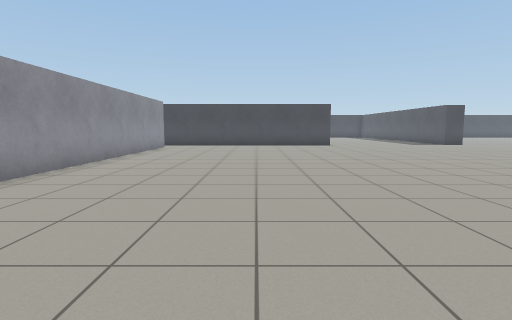
view 1 (above)

24 first-person views from a walk through a robot-simulator world made for Gazebo. The camera is 0.94 m above the floor, tilts 6° down and sees 80° across. The floor is counted in squares, 1 m on a side. Each view is taken from the middle of a square. On the plan, view 1 faces up. The plan holds only what a view shows up to about 11 squares ahead; the rest is blank. The place goes on beyond the plan.

view 2
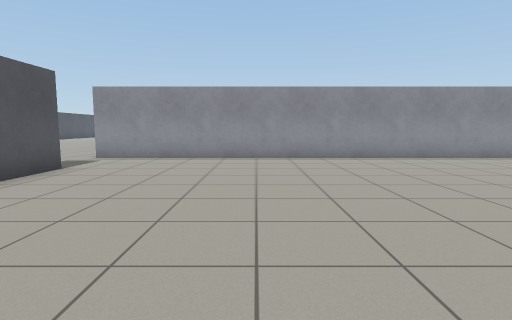

view 3
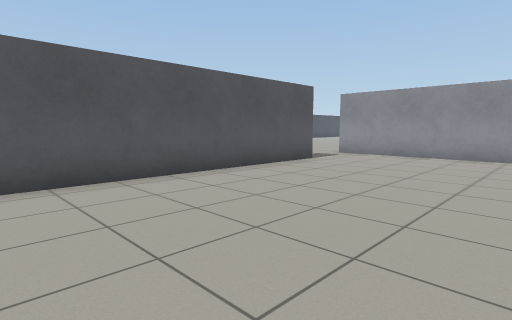

view 4
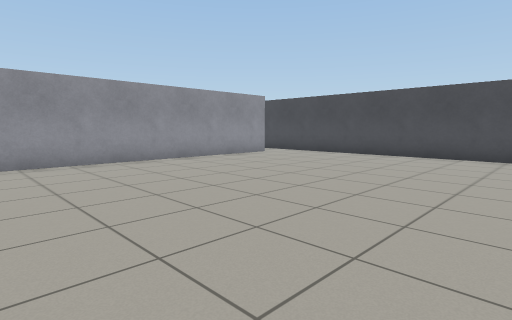

view 5
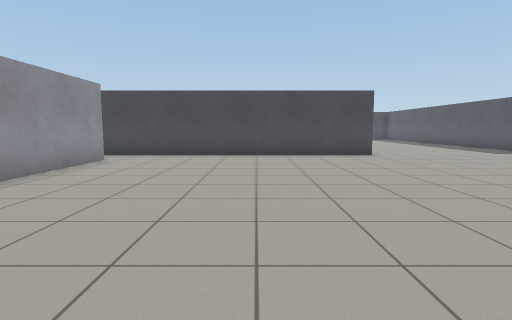

view 6
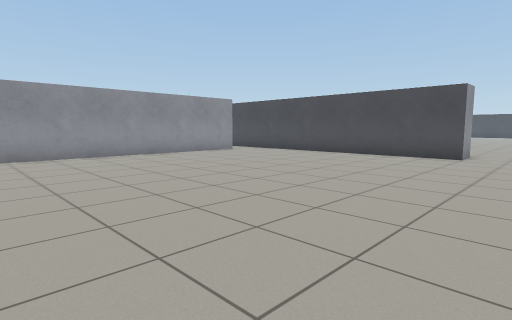

view 7
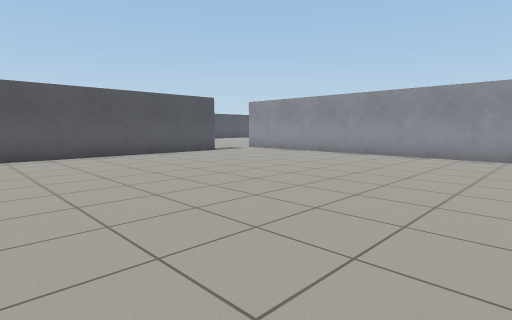

view 8
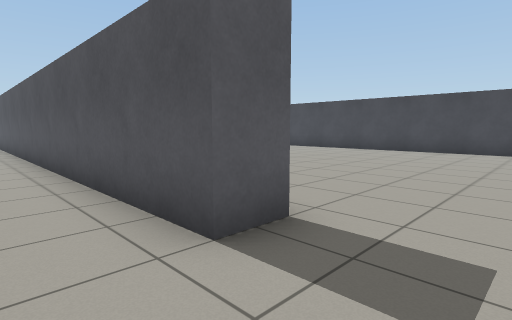

view 9
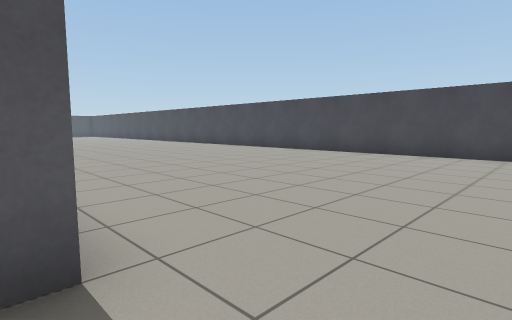

view 10
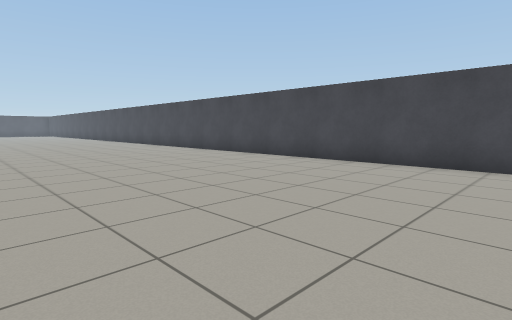

view 11
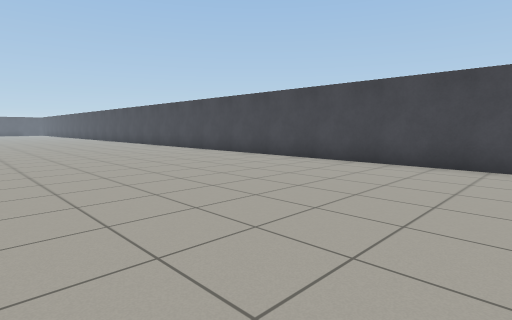

view 12
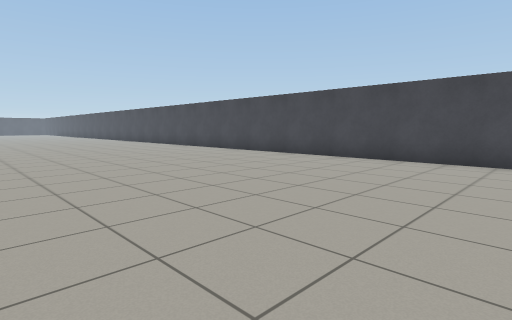

view 13
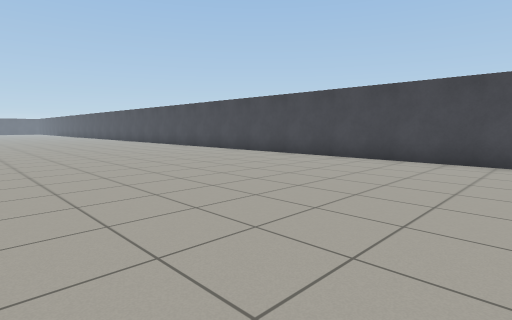

view 14
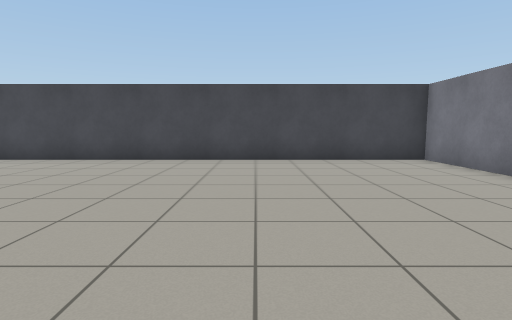

view 15
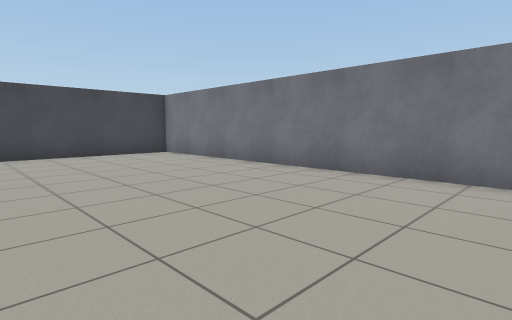

view 16
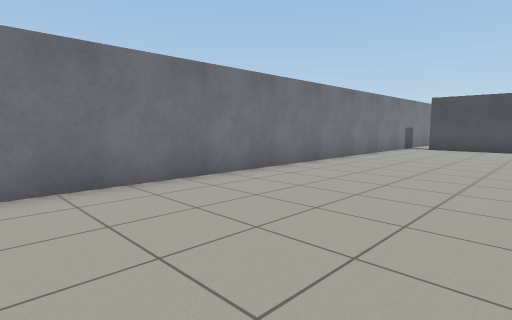

view 17
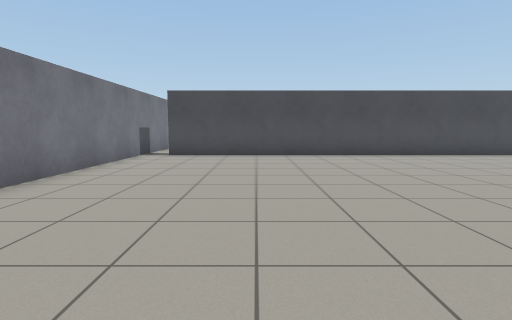

view 18
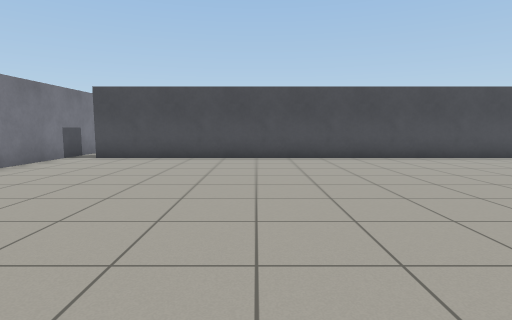

view 19
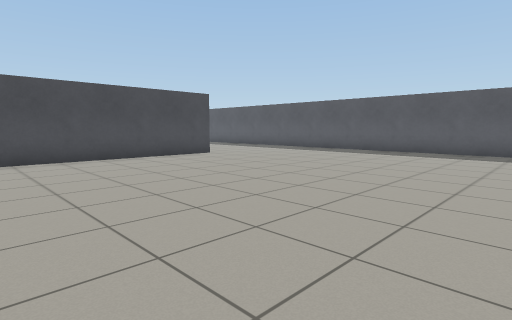

view 20
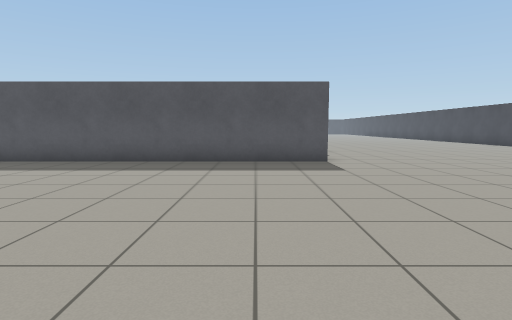

view 21
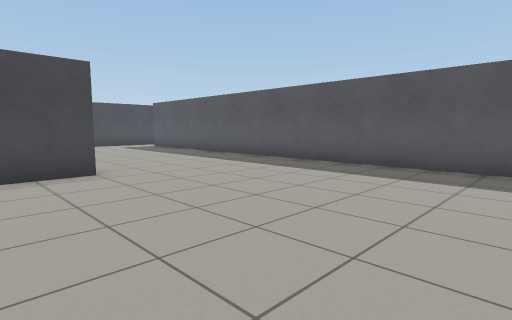

view 22
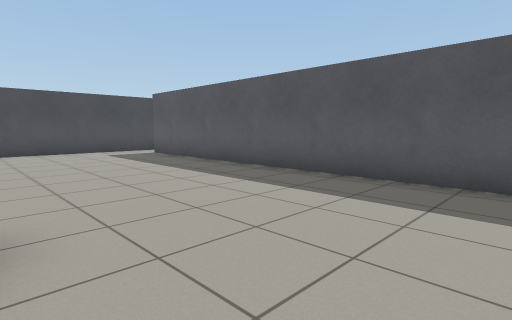

view 23
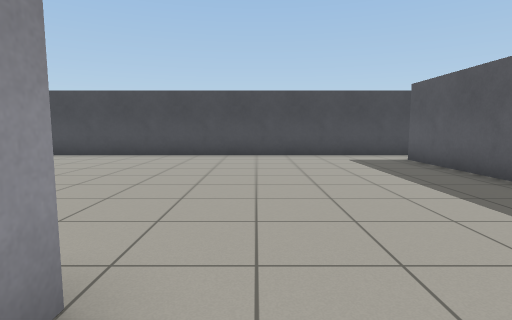

view 24
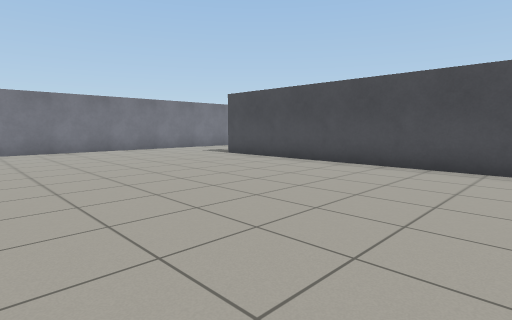

### Floor plan
Points are (right, up) in squares from view 1. A wall is a line through its corners. A room is listed if a view was taken in it or the views show most of it. See-through windows are left out.
Room 1 (views 1, 2, 3, 4, 5, 6, 7, 8)
walls: (-4.5, 15) (-4.5, -3.5); (-2, -4.5) (6.5, -4.5); (4, 16.5) (-4.5, 16.5)
ways out: opening at (-5, 15.5) to room 2; opening at (-3, -4.3) to room 2; opening at (5.5, 17)
Room 2 (views 9, 10, 11, 12, 13, 14, 15, 16, 17, 18, 19, 20, 21, 22, 23, 24)
walls: (-10.9, 6.5) (-25, 6.5); (-11, 7.5) (-11, 7); (-5.5, -5.1) (-5.5, 15); (-4.5, -3.5) (-4.5, -5); (-2, -5.6) (-2, -4.5); (-26, 8.1) (-26, -16) (0.8, -16); (-26, 11.9) (-26, 10.1); (-4.5, 16.5) (-21.2, 16.5)
ways out: opening at (-5, 15.5) to room 1; opening at (-3, -4.3) to room 1; gap at (-25, 7)

Where each view was taken, in squares from view 1:
view 1: 0 up, 0 right, facing up
view 2: 0 up, 5 right, facing left
view 3: 1 up, 6 right, facing down-left
view 4: 6 up, 4 right, facing up-left
view 5: 6 up, 0 right, facing up
view 6: 6 up, 6 right, facing up-left
view 7: 6 up, 6 right, facing down-left
view 8: 3 down, 4 left, facing down-right
view 9: 5 down, 4 left, facing down-right
view 10: 8 down, 9 left, facing down-right
view 11: 8 down, 13 left, facing down-right
view 12: 7 down, 17 left, facing down-right
view 13: 7 down, 21 left, facing down-right
view 14: 7 down, 21 left, facing down
view 15: 5 down, 20 left, facing down-left
view 16: 8 down, 21 left, facing up-left
view 17: 4 down, 22 left, facing up
view 18: 3 down, 20 left, facing up
view 19: 3 down, 18 left, facing up-right
view 20: 3 down, 14 left, facing right
view 21: 0 up, 13 left, facing up-right
view 22: 4 up, 11 left, facing up-right
view 23: 6 up, 10 left, facing up
view 24: 9 up, 13 left, facing up-left
